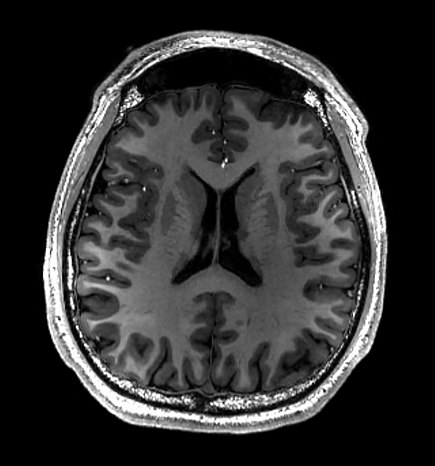
#> input picture MRI_of_Human_Brain.jpg, 435 x 466 px
$ jupyter execute --allow-errors processing2.ipynb
#> lines starting #> are read from the running program, lines starting #| are printed output that depends on the picture; after the words box and inside, x2 and y2 are one past the last pixel; in counts of white or black regions, pixels touching at a corner belong together
[cell 1]
import numpy as np
import os
import cv2
def noisy(noise_typ,image):
   if noise_typ == "gauss":
      row,col,ch= image.shape
      mean = 0
      var = 0.1
      sigma = var**0.5
      gauss = np.random.normal(mean,sigma,(row,col,ch))
      gauss = gauss.reshape(row,col,ch)
      noisy = image + gauss
      return noisy
   elif noise_typ == "s&p":
      row,col,ch = image.shape
      s_vs_p = 0.5
      amount = 0.004
      out = np.copy(image)
      # Salt mode
      num_salt = np.ceil(amount * image.size * s_vs_p)
      coords = [np.random.randint(0, i - 1, int(num_salt))
              for i in image.shape]
      out[coords] = 1

      # Pepper mode
      num_pepper = np.ceil(amount* image.size * (1. - s_vs_p))
      coords = [np.random.randint(0, i - 1, int(num_pepper))
              for i in image.shape]
      out[coords] = 0
      return out
   elif noise_typ == "poisson":
      vals = len(np.unique(image))
      vals = 2 ** np.ceil(np.log2(vals))
      noisy = np.random.poisson(image * vals) / float(vals)
      return noisy
   elif noise_typ =="speckle":
      row,col,ch = image.shape
      gauss = np.random.randn(row,col,ch)
      gauss = gauss.reshape(row,col,ch)
      noisy = image + image * gauss
      return noisy

[cell 2]
import matplotlib.pyplot as plt


my_img = cv2.imread('MRI_of_Human_Brain.jpg')
#> my_img is the input picture: shape (466, 435, 3); min 0, max 255, mean 48.6
cv2.imwrite('MRI_of_Human_Brain_Bruit_Gauss.jpg',
            noisy("gauss",my_img))
#> Out = True

[cell 3]
import random
import cv2
import numpy as np
import cv2
from matplotlib import pyplot as plt
from PIL import Image, ImageFilter
from skimage.metrics import peak_signal_noise_ratio as PSNR

def add_noise(img):

    # Getting the dimensions of the image
    row , col = img.shape
#> row = 466; col = 435

    # Randomly pick some pixels in the
    # image for coloring them white
    # Pick a random number between 300 and 10000
    number_of_pixels = random.randint(300, 10000)
    for i in range(number_of_pixels):

        # Pick a random y coordinate
        y_coord=random.randint(0, row - 1)

        # Pick a random x coordinate
        x_coord=random.randint(0, col - 1)

        # Color that pixel to white
        img[y_coord][x_coord] = 255
#> img: shape (466, 435); min 0, max 255, mean 55.2

    # Randomly pick some pixels in
    # the image for coloring them black
    # Pick a random number between 300 and 10000
    number_of_pixels = random.randint(300 , 10000)
    for i in range(number_of_pixels):

        # Pick a random y coordinate
        y_coord=random.randint(0, row - 1)

        # Pick a random x coordinate
        x_coord=random.randint(0, col - 1)

        # Color that pixel to black
        img[y_coord][x_coord] = 0
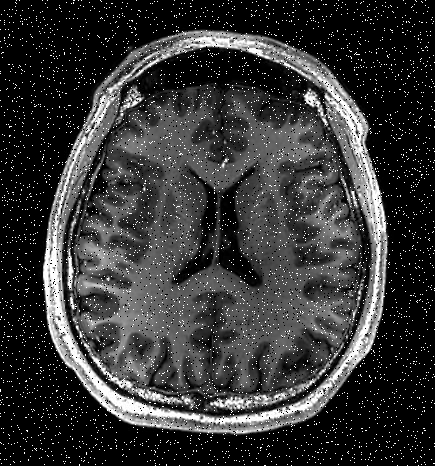
#> img: shape (466, 435); min 0, max 255, mean 53.7

    return img

[cell 4]
# salt-and-pepper noise can
# be applied only to grayscale images
# Reading the color image in grayscale image
img = cv2.imread('MRI_of_Human_Brain.jpg',
                 cv2.IMREAD_GRAYSCALE)

#Storing the image
cv2.imwrite('MRI_of_Human_Brain_bruit_S&P.jpg',
            add_noise(img))
#> Out = True

[cell 5]
from skimage import io, img_as_ubyte
import matplotlib.pyplot as plt
import numpy as np
from scipy import ndimage
from scipy.signal import convolve2d
import math
from skimage.metrics import structural_similarity as ssim
from skimage.metrics import peak_signal_noise_ratio as PSNR
from skimage.restoration import denoise_wavelet, denoise_nl_means, estimate_sigma
import cv2
# création de la fonction permettant d'obtenir le score RMSE
def RMSE(imageA, imageB):
    diffrence = np.subtract(imageA, imageB)
    sqre_err = np.square(diffrence)
    rslt_meansqre_err = sqre_err.mean()
    root_meansqre_err = math.sqrt(rslt_meansqre_err)
    return root_meansqre_err

img1 = cv2.imread("MRI_of_Human_Brain_bruit_S&P.jpg", 0)
#> img1: shape (466, 435); min 0, max 255, mean 54
img1 = img1.astype(float)
img2 = cv2.imread("MRI_of_Human_Brain_bruit_Gauss.jpg", 0)
#> (the rest of this cell did not finish here and is left out)

[cell 6]
import cv2
import numpy as np
from matplotlib import pyplot as plt

#> (the rest of this cell did not finish here and is left out)

[cell 7]
from skimage.filters import try_all_threshold, threshold_otsu
#> (the rest of this cell did not finish here and is left out)

[cell 8]
img = cv2.imread('Brain_Tumor_rogn.png')
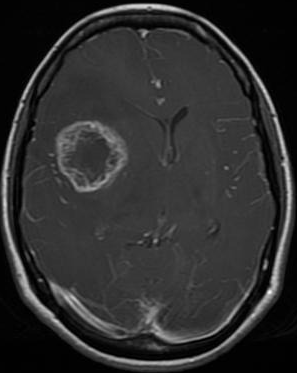
#> input picture Brain_Tumor_rogn.png, 297 x 373 px
#> img is the input picture: shape (373, 297, 3); min 0, max 255, mean 46.6
b,g,r = cv2.split(img)
rgb_img = cv2.merge([r,g,b])
gray = cv2.cvtColor(img,cv2.COLOR_BGR2GRAY)
ret, thresh = cv2.threshold(gray,0,255,cv2.THRESH_BINARY_INV+cv2.THRESH_OTSU)
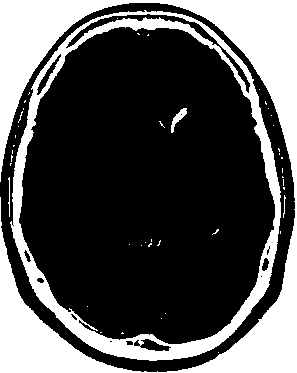
#> thresh: shape (373, 297); 32% white; 45 white regions (40 under 20 px), largest, box (x1, y1, x2, y2) and area: (0, 0, 297, 373) 24576, (10, 10, 281, 361) 10548, (171, 108, 187, 133) 143, (8, 177, 10, 217) 44, (283, 195, 286, 218) 26
#> ret = 36
# noise removal
kernel = np.ones((2,2),np.uint8)
#opening = cv2.morphologyEx(thresh,cv2.MORPH_OPEN,kernel, iterations = 2)
closing = cv2.morphologyEx(thresh,cv2.MORPH_CLOSE,kernel, iterations = 2)
#> closing: shape (373, 297); 32.3% white; 36 white regions (30 under 20 px), largest, box (x1, y1, x2, y2) and area: (0, 0, 297, 200) 14369, (10, 12, 288, 363) 10882, (0, 199, 134, 373) 5653, (180, 220, 297, 373) 4551, (173, 110, 189, 135) 145, (12, 152, 15, 168) 20
# sure background area
sure_bg = cv2.dilate(closing,kernel,iterations=3)
#> sure_bg: shape (373, 297); 39.4% white; 21 white regions (7 under 20 px), largest, box (x1, y1, x2, y2) and area: (0, 0, 297, 366) 32017, (0, 199, 137, 373) 6175, (180, 220, 297, 373) 4557
# Finding sure foreground area
dist_transform = cv2.distanceTransform(sure_bg,cv2.DIST_L2,3)
# Threshold
ret, sure_fg = cv2.threshold(dist_transform,0.1*dist_transform.max(),255,0)
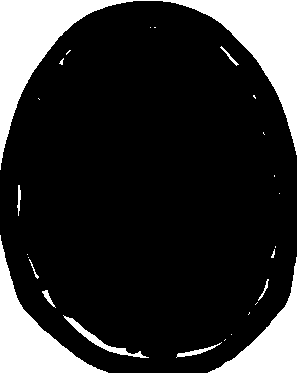
#> sure_fg: shape (373, 297) float32; 19% white; 27 white regions (17 under 20 px), largest, box (x1, y1, x2, y2) and area: (0, 0, 297, 170) 12212, (0, 235, 108, 373) 4551, (208, 257, 297, 373) 3242
#> ret = 7.49
# Finding unknown region
sure_fg = np.uint8(sure_fg)
unknown = cv2.subtract(sure_bg,sure_fg)
#> unknown: shape (373, 297); 20.4% white; 21 white regions (7 under 20 px), largest, box (x1, y1, x2, y2) and area: (0, 1, 297, 366) 18781, (0, 199, 137, 373) 1624, (180, 220, 297, 373) 1315
# Marker labelling
ret, markers = cv2.connectedComponents(sure_fg)
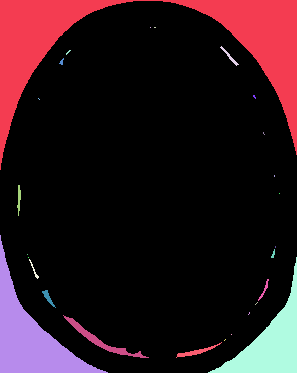
#> markers: shape (373, 297) int32; 28 distinct labels, from 0 to 27; one colour per label, 0 black
#> ret = 28
# Add one to all labels so that sure background is not 0, but 1
markers = markers+1
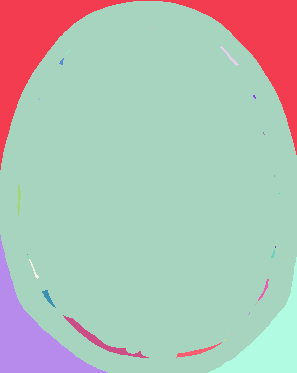
#> markers: shape (373, 297) int32; 28 distinct labels, from 1 to 28; one colour per label, 0 black
# Now, mark the region of unknown with zero
markers[unknown==255] = 0
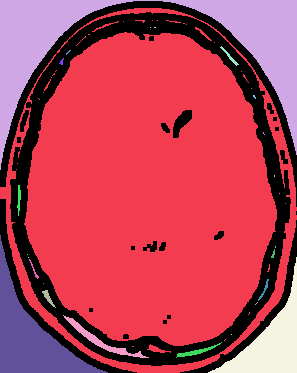
#> markers: shape (373, 297) int32; 29 distinct labels, from 0 to 28; one colour per label, 0 black
markers = cv2.watershed(img,markers)
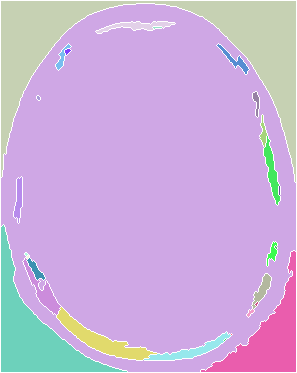
#> markers: shape (373, 297) int32; 29 distinct labels, from -1 to 28; one colour per label, 0 black, -1 white
img[markers == -1] = [255,0,0]
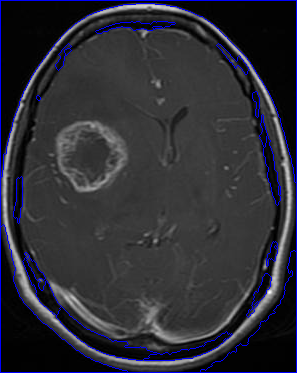
#> img: shape (373, 297, 3); 3.22% of pixels changed, all inside (x1, y1, x2, y2) = (0, 0, 297, 373)
plt.subplot(211),plt.imshow(rgb_img)
plt.title('Input Image'), plt.xticks([]), plt.yticks([])
plt.subplot(212),plt.imshow(thresh, 'gray')
plt.imsave('thresh.jpg',thresh)
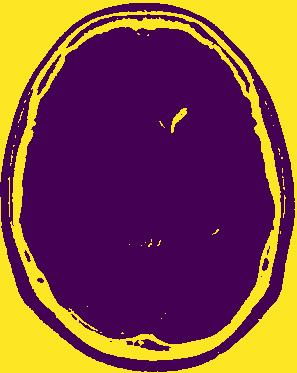
#> saved as thresh.jpg: shape (373, 297, 3); mean R, G, B 126.9, 74.2, 68.3
plt.title("Otsu's binary threshold"), plt.xticks([]), plt.yticks([])
plt.tight_layout()
plt.show()
